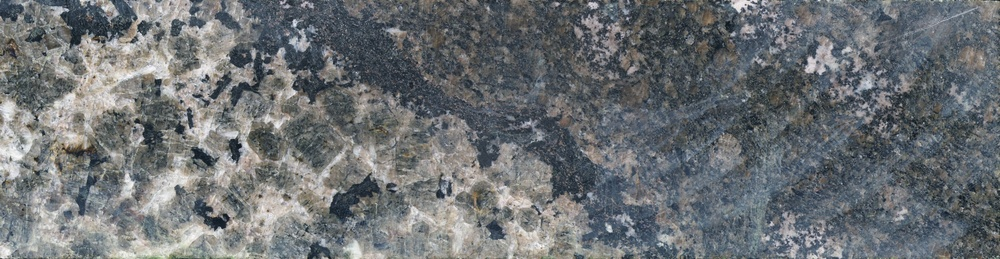
#> input picture Urtit 4-1-21.jpg, 1000 x 259 px, shrunk from 5444 x 1408 before the run
$ python Pyroxene.py
#> lines starting #> are read from the running program, lines starting #| are printed output that depends on the picture
import cv2
import matplotlib
import matplotlib.pyplot as plt
import numpy

pyroxene = cv2.imread("Urtit 4-1-21.jpg")
#> pyroxene is the input picture: shape (259, 1000, 3); mean B, G, R 115.5, 112.8, 108.8
pyroxene = cv2.cvtColor(pyroxene, cv2.COLOR_BGR2HSV)
#> pyroxene: shape (259, 1000, 3); mean H, S, V 81.4, 29.9, 118.3
H = []
S = []
V = []
dictionaryMask = {}
width,height, _ = pyroxene.shape
#> width = 259; height = 1000
for i in range(width):
    for j in range(height):
        pixel = pyroxene[i, j]
        h = int(f"{pixel[0]}")
        s = int(f"{pixel[1]}")
        v = int(f"{pixel[2]}")
        if (h in range(37,121)) and (s in range(26,130)) and (v in range(32,116)):
            if f"{[h,s,v]}" in dictionaryMask:
                 dictionaryMask[f"{[h,s,v]}"] += 1
            else:
                 dictionaryMask[f"{[h,s,v]}"] = 1
            H.append(h)
            S.append(s)
            V.append(v)
#> after the loop, H = 87901 items; S = 87901 items; V = 87901 items; dictionaryMask = 4701 items

dictCount = {}
for j in range(max(dictionaryMask.values())+1):
    if j in dictionaryMask.values():
        dictCount[j] = list(dictionaryMask.values()).count(j)
#> after the loop, dictCount = 123 items
#Создание и вывод гистограммы
x = list(dictCount.keys())
#> x = 123 values from 1 to 143
y = list(dictCount.values())
#> y = 123 values, max 965 at index 0, min 1 at index 102, mean 38.22
plt.bar(x,y, color = list((matplotlib.colors.XKCD_COLORS).keys()))
plt.show()
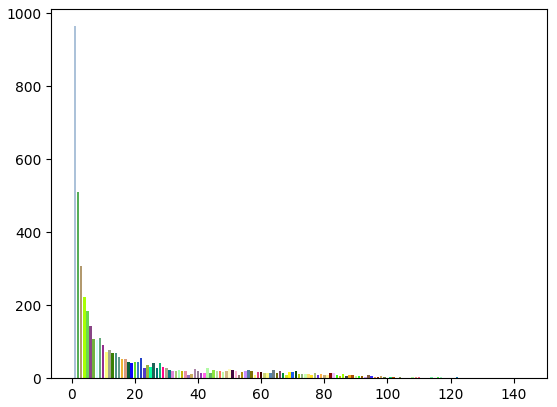
#> figure drawn by matplotlib, 1 panel; tallest bar 965 high, from x = 0.6 to 1.4
# 3 списка для порога k
ListForH = [];ListForS = [];ListForV = []
# 3 списка для порога kRed
ListForHRed = [];ListForSRed = [];ListForVRed = []
# 3 списка для порога kYellow
ListForHYellow = [] ;ListForSYellow = [] ;ListForVYellow = []
# 3 списка для порога kGreen
ListForHGreen = [];ListForSGreen = []; ListForVGreen = []
# 3 списка для порога kPurple
ListForHPurple = []; ListForSPurple = []; ListForVPurple = []
# 3 списка для порога kBlue
ListForHBlue = []; ListForSBLue = []; ListForVBlue = []
# Метод пороговых значений
k = 6
kRed = 1
kGreen = 2
kYellow = 3
kPurple = 4
kBlue = 5
for i in range(width):
    for j in range(height):
        pixel = pyroxene[i, j]
        H = int(f"{pixel[0]}")
        S = int(f"{pixel[1]}")
        V = int(f"{pixel[2]}")
        if f"{[H, S, V]}" in dictionaryMask and dictionaryMask[f"{[H, S, V]}"] >= k:
            ListForH.append(H)
            ListForS.append(S)
            ListForV.append(V)
        if f"{[H, S, V]}" in dictionaryMask and dictionaryMask[f"{[H, S, V]}"] == kRed:
            ListForHRed.append(H)
            ListForSRed.append(S)
            ListForVRed.append(V)
        if f"{[H, S, V]}" in dictionaryMask and dictionaryMask[f"{[H, S, V]}"] == kGreen:
            ListForHGreen.append(H)
            ListForSGreen.append(S)
            ListForVGreen.append(V)
        if f"{[H, S, V]}" in dictionaryMask and dictionaryMask[f"{[H, S, V]}"] == kYellow:
            ListForHYellow.append(H)
            ListForSYellow.append(S)
            ListForVYellow.append(V)
        if f"{[H, S, V]}" in dictionaryMask and dictionaryMask[f"{[H, S, V]}"] == kPurple:
            ListForHPurple.append(H)
            ListForSPurple.append(S)
            ListForVPurple.append(V)
        if f"{[H, S, V]}" in dictionaryMask and dictionaryMask[f"{[H, S, V]}"] == kBlue:
            ListForHBlue.append(H)
            ListForSBLue.append(S)
            ListForVBlue.append(V)
#> after the loop, ListForH = 83178 items; ListForHBlue = 925 values, max 120 at index 1, min 40 at index 356, mean 103.1; ListForHGreen = 1020 values, max 120 at index 7, min 38 at index 9, mean 99.03; ListForHPurple = 892 values, max 120 at index 20, min 40 at index 251, mean 102.4; ListForHRed = 965 values, max 120 at index 15, min 38 at index 94, mean 92.61; ListForHYellow = 921 values, max 120 at index 15, min 38 at index 9, mean 100.5; ListForS = 83178 items; ListForSBLue = 925 values, max 127 at index 120, min 26 at index 45, mean 64.16; ListForSGreen = 1020 values, max 127 at index 143, min 26 at index 2, mean 65.65; ListForSPurple = 892 values, max 122 at index 72, min 26 at index 24, mean 66.35; ListForSRed = 965 values, max 128 at index 445, min 26 at index 1, mean 61.13; ListForSYellow = 921 values, max 124 at index 407, min 26 at index 107, mean 64.86; ListForV = 83178 items; ListForVBlue = 925 values, max 115 at index 126, min 36 at index 150, mean 78.91; ListForVGreen = 1020 values, max 115 at index 1, min 32 at index 158, mean 77.39; ListForVPurple = 892 values, max 115 at index 594, min 33 at index 149, mean 77.48; ListForVRed = 965 values, max 115 at index 22, min 32 at index 144, mean 78.92; ListForVYellow = 921 values, max 115 at index 453, min 33 at index 281, mean 77.67
# Создание 3D модели
fig = plt.figure()
ax = fig.add_subplot(111, projection='3d')
ax.set_xlabel('Hue')
ax.set_ylabel('Saturation')
ax.set_zlabel('Value')
ax.scatter(ListForH,ListForS,ListForV)
ax.scatter(ListForHRed,ListForSRed,ListForVRed,color = "red")
ax.scatter(ListForHGreen,ListForSGreen,ListForVGreen, color = "green")
ax.scatter(ListForHYellow,ListForSYellow,ListForVYellow, color = "Yellow")
ax.scatter(ListForVPurple,ListForVPurple,ListForVPurple, color = "purple")
ax.scatter(ListForHBlue,ListForSBLue,ListForVBlue, color = "blue")
plt.legend (("Количество точек больше или равно 6","Количество точек = 1","Количество точек = 2", "Количетво точек = 3","Количество точек = 4", "Количество точек = 5"))
plt.show()
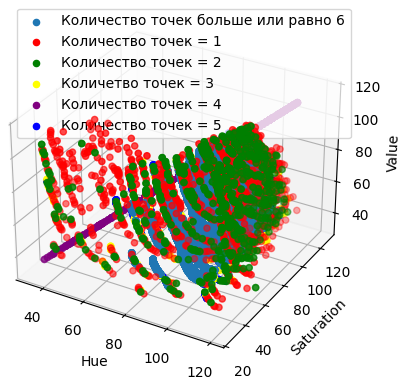
#> figure drawn by matplotlib, 1 panel
# # 2D Графики плотности точек с числовыми значениями по оси ординат ( не учитывая пороги)
countH = []
for i in range(0,256):
#> (the run stopped early here; a loop or call above may not have finished)

$ run again, with 3-1-21HSV.jpg copied over Urtit 4-1-21.jpg
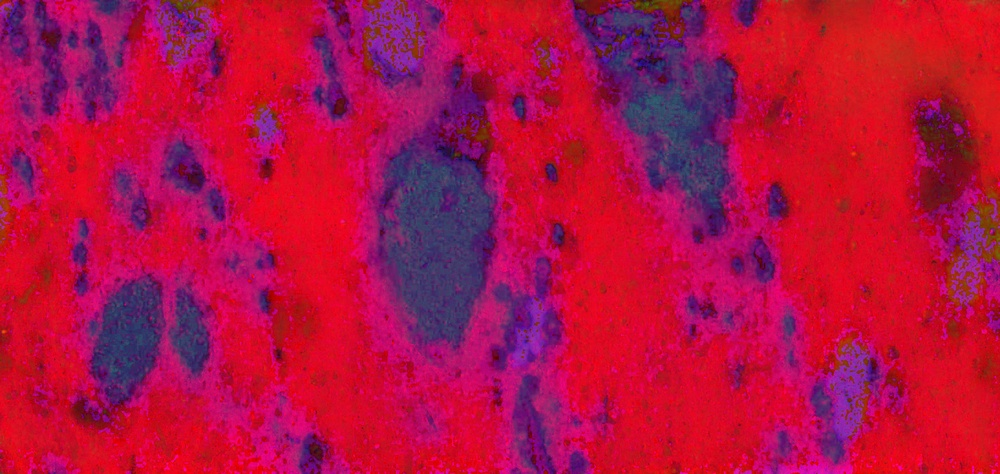
#> input picture 3-1-21HSV.jpg, 1000 x 474 px, shrunk from 2917 x 1384 before the run
#> pyroxene is the input picture: shape (474, 1000, 3); mean B, G, R 67, 15.9, 178.7
#> pyroxene: shape (474, 1000, 3); mean H, S, V 159.4, 228.1, 182.3
#> after the loop `for i in range(width):`: H = 4006 values, max 120 at index 6, min 100 at index 484, mean 115.8; S = 4006 values, max 129 at index 0, min 75 at index 565, mean 115.5; V = 4006 values, max 115 at index 60, min 88 at index 2416, mean 106.1; dictionaryMask = 1111 items
#> after the loop `for j in range(max(dictionaryMask.values())+1):`: dictCount = 20 items
#> x = [1, 2, 3, 4, 5, 6, 7, 8, 9, 10, 11, 12, 13, 14, 15, 16, 17, 18, 19, 26]
#> y = [363, 210, 132, 98, 73, 71, 41, 33, 20, 17, 8, 7, 14, 6, 7, 3, 2, 3, 2, 1]
#> `plt.show()`:
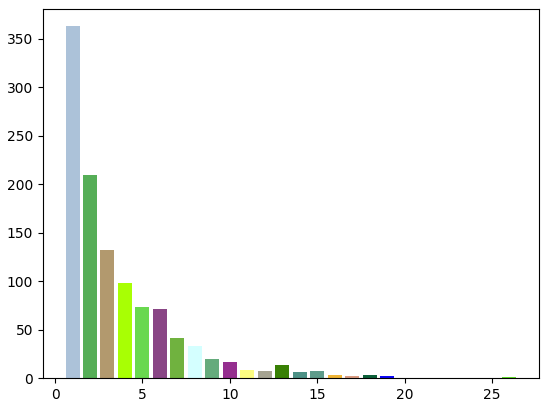
#> figure drawn by matplotlib, 1 panel; tallest bar 363 high, from x = 0.6 to 1.4
#> after the loop `for i in range(width):`: ListForH = 2070 values, max 120 at index 33, min 108 at index 99, mean 117; ListForHBlue = 365 values, max 120 at index 68, min 109 at index 41, mean 116.1; ListForHGreen = 420 values, max 120 at index 0, min 105 at index 29, mean 114.1; ListForHPurple = 392 values, max 120 at index 4, min 106 at index 37, mean 115.1; ListForHRed = 363 values, max 120 at index 0, min 100 at index 88, mean 113.4; ListForHYellow = 396 values, max 120 at index 103, min 105 at index 58, mean 114.1; ListForS = 2070 values, max 129 at index 0, min 100 at index 44, mean 115.5; ListForSBLue = 365 values, max 129 at index 35, min 83 at index 68, mean 115.9; ListForSGreen = 420 values, max 129 at index 39, min 88 at index 154, mean 115; ListForSPurple = 392 values, max 129 at index 24, min 83 at index 4, mean 117.3; ListForSRed = 363 values, max 129 at index 8, min 75 at index 97, mean 112; ListForSYellow = 396 values, max 129 at index 11, min 89 at index 103, mean 117.4; ListForV = 2070 values, max 113 at index 28, min 96 at index 253, mean 105.9; ListForVBlue = 365 values, max 115 at index 177, min 97 at index 6, mean 106; ListForVGreen = 420 values, max 115 at index 27, min 89 at index 36, mean 106.4; ListForVPurple = 392 values, max 115 at index 52, min 96 at index 47, mean 106.5; ListForVRed = 363 values, max 115 at index 7, min 88 at index 293, mean 106.3; ListForVYellow = 396 values, max 115 at index 145, min 94 at index 146, mean 107
#> `plt.show()`:
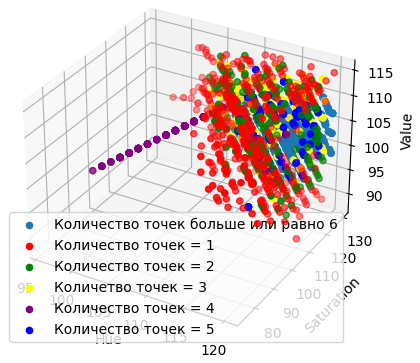
#> figure drawn by matplotlib, 1 panel
